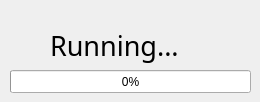
<?xml version="1.0" encoding="UTF-8"?>
<ui version="4.0">
 <class>progress_window</class>
 <widget class="QWidget" name="progress_window">
  <property name="enabled">
   <bool>true</bool>
  </property>
  <property name="geometry">
   <rect>
    <x>0</x>
    <y>0</y>
    <width>260</width>
    <height>102</height>
   </rect>
  </property>
  <property name="windowTitle">
   <string>Simulation Progress</string>
  </property>
  <widget class="QProgressBar" name="progressBar">
   <property name="enabled">
    <bool>true</bool>
   </property>
   <property name="geometry">
    <rect>
     <x>10</x>
     <y>70</y>
     <width>241</width>
     <height>23</height>
    </rect>
   </property>
   <property name="contextMenuPolicy">
    <enum>Qt::DefaultContextMenu</enum>
   </property>
   <property name="value">
    <number>0</number>
   </property>
  </widget>
  <widget class="QLabel" name="state">
   <property name="geometry">
    <rect>
     <x>50</x>
     <y>20</y>
     <width>191</width>
     <height>51</height>
    </rect>
   </property>
   <property name="font">
    <font>
     <family>Alef</family>
     <pointsize>20</pointsize>
    </font>
   </property>
   <property name="text">
    <string>Running...</string>
   </property>
  </widget>
 </widget>
 <resources/>
 <connections/>
</ui>
